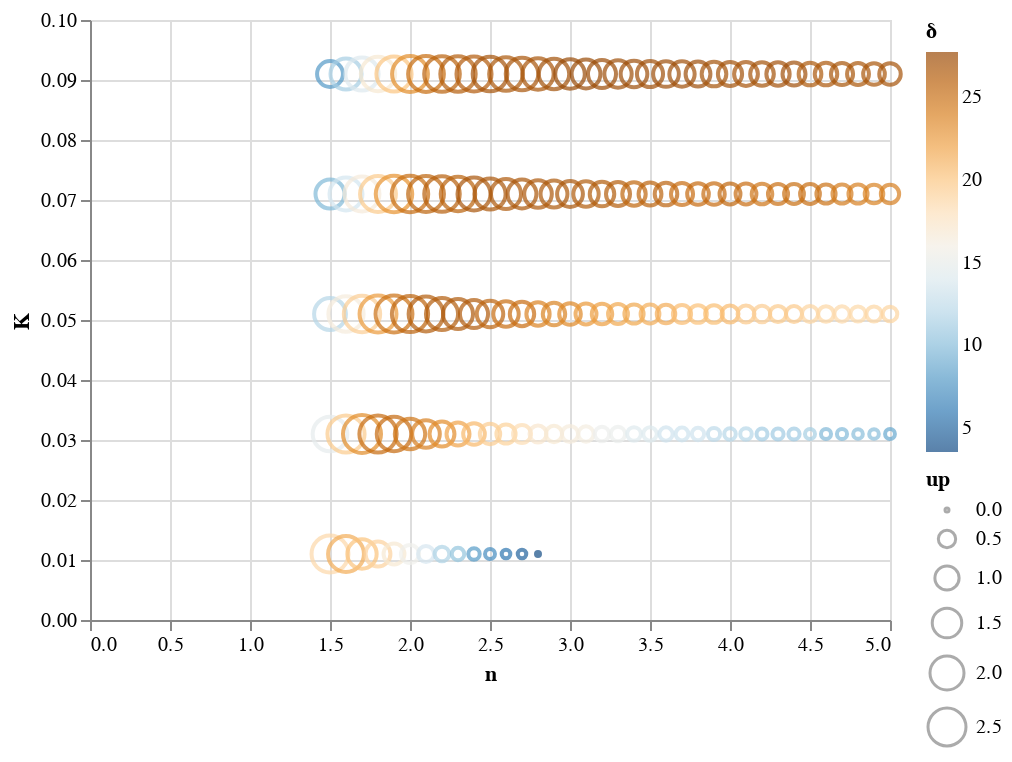

Source (notebook cell):
### Code cell
df2_n5up10_gb_std = df2_n5up10.groupby(['K','n']).std().reset_index()
alt.Chart(df2_n5up10_gb_std).mark_point().encode(
    x='n',
    y='K',
    size='up',
    color=alt.Color('δ', scale=alt.Scale(scheme="blueorange"))
)

### Figure 1 — Vega-Lite specification as saved in the notebook (floating-point values rounded to 4 significant figures; data arrays with more than 128 entries replaced by an {"elided": "..."} marker saying what was removed)
{"config": {"view": {"continuousWidth": 400, "continuousHeight": 300}}, "data": {"name": "data-f1b004e4f85a9e83cafa9991bd879e47"}, "mark": "point", "encoding": {"color": {"type": "quantitative", "field": "δ", "scale": {"scheme": "blueorange"}}, "size": {"type": "quantitative", "field": "up"}, "x": {"type": "quantitative", "field": "n"}, "y": {"type": "quantitative", "field": "K"}}, "$schema": "https://vega.github.io/schema/vega-lite/v4.8.1.json", "datasets": {"data-f1b004e4f85a9e83cafa9991bd879e47": {"elided": "159 records"}}}
